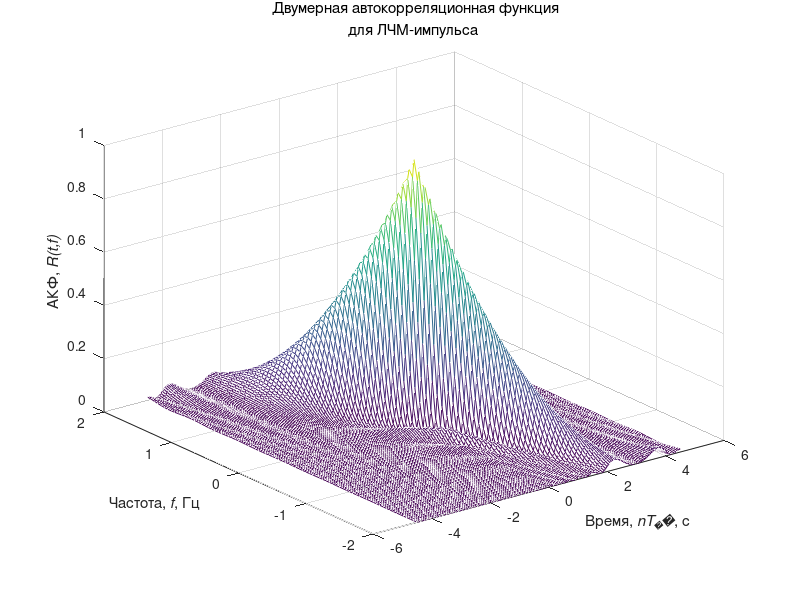
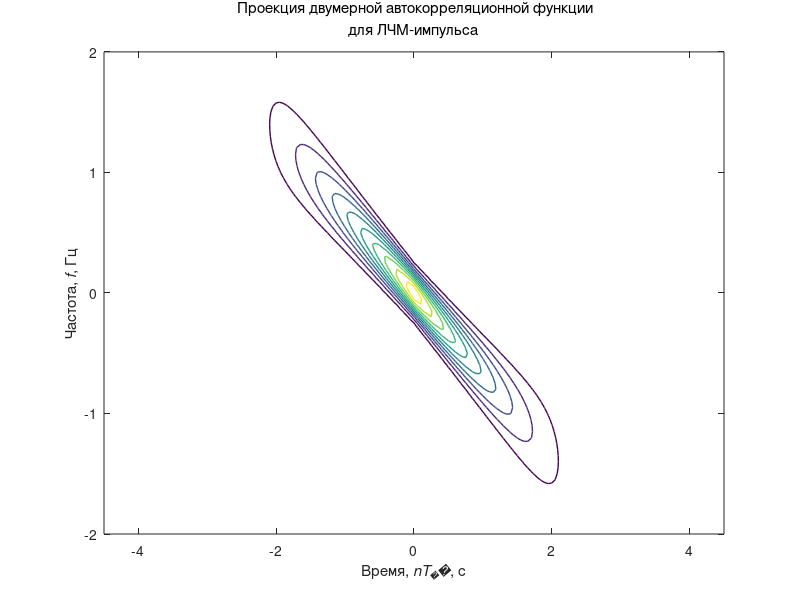

Write the MATLAB code that produced these figures, in order.
% плагин pulse waveform analyzer
% фкмб - фазо-кода манипулируемый сигнал кода Баркера
% нчм - непрерывная частотная модуляция
% лчм - линейно частотная модуляция
% Имитационное моделирование и графическая визуализация
% функции неопределенности простых и сложных сигналов
clear all; % Очистка памяти
close all; % Закрытие всех окон с графиками
clc; % Очистка окна команд и сообщений
fontSize=10; % Размер шрифта графиков
fontType=''; % Тип шрифта графиков
% Цвет графиков
tColor='b'; % Временная область
tColorLight=[0.3 0.7 0.9]; % Временная область
Color0='r'; % Эталонные сигналы
fColor=[1 0.4 0]; % Частотная область
eColor=[0.85 0.325 0.098]; % Погрешности
eColorLight=[0.9 0.9 0.4]; % Погрешности
eColorDark=[0.635 0.078 0.184]; % Погрешности
tstep = 0.05; % Шаг по оси времени
fstep = 0.05; % Шаг по оси частоты
dT = 3; % Длительность импульса
N = 1.5;
tmin = -N * dT; % Диапазон значений по времени (мин)
tmax = N * dT; % Диапазон значений по времени (макс)
fmin = round(-4/dT)-1; % Диапазон значений по частоте (мин)
fmax = round(4/dT)+1; % Диапазон значений по частоте (макс)
t = tmin:tstep:tmax; % Значения по оси времени
f = fmin:fstep:fmax; % Значения по оси частоты
% Формирование значений двумерной автокорреляционной
% функции тонального импульса
fDelta = 2; % Ширина спектра импульса
mu = (fDelta*fmax)/(2*dT); % Лине
eps = 0.000001;
i = 0;
for ti = tmin:tstep:tmax
    i = i + 1;
    j = 0;
    for fj = fmin:fstep:fmax
        j = j + 1;
        val1 = 1. - abs(ti) / dT;
        val2 = pi * dT * (1.0 - abs(ti) / dT);
        val3 = (fj + mu * ti);
        val = val2 * val3;
        x(j,i) = abs( val1 * (sin(val+eps)/(val+eps))).^2;
    end
end
% Формирование трехмерного графика
figure; mesh(t,f,x);
set(get(gcf, 'CurrentAxes'), 'FontSize', fontSize); % Изменение шрифта
xlabel ('Время,\it nT_д\rm, с'); % Надпись оси абсцисс
ylabel ('Частота,\it f\rm, Гц'); % Надпись оси ординат
zlabel('АКФ,\it R(t,f)'); % Надпись оси аппликат
title({'\rm Двумерная автокорреляционная функция';...
'для ЛЧМ-импульса'}); % Заголовок
figure; contour(t,f,x,'Linewidth',1);
set(get(gcf, 'CurrentAxes'), 'FontSize', fontSize); % Изменение шрифта
xlabel ('Время,\it nT_д\rm, с'); % Надпись оси абсцисс
ylabel ('Частота,\it f\rm, Гц'); % Надпись оси ординат
title({'\rm Проекция двумерной автокорреляционной функции';...
'для ЛЧМ-импульса'}); % Заголовок
